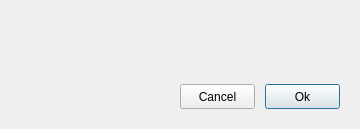
<?xml version="1.0" encoding="UTF-8"?>
<ui version="4.0">
 <class>MessageDialog</class>
 <widget class="QDialog" name="MessageDialog">
  <property name="geometry">
   <rect>
    <x>0</x>
    <y>0</y>
    <width>360</width>
    <height>129</height>
   </rect>
  </property>
  <property name="minimumSize">
   <size>
    <width>360</width>
    <height>0</height>
   </size>
  </property>
  <property name="maximumSize">
   <size>
    <width>360</width>
    <height>16777215</height>
   </size>
  </property>
  <property name="windowTitle">
   <string>MessageDialog</string>
  </property>
  <layout class="QHBoxLayout" name="horizontalLayout">
   <property name="spacing">
    <number>0</number>
   </property>
   <property name="leftMargin">
    <number>5</number>
   </property>
   <property name="topMargin">
    <number>5</number>
   </property>
   <property name="rightMargin">
    <number>5</number>
   </property>
   <property name="bottomMargin">
    <number>5</number>
   </property>
   <item>
    <widget class="QWidget" name="dialogWidgetBg" native="true">
     <layout class="QVBoxLayout" name="verticalLayout">
      <property name="spacing">
       <number>18</number>
      </property>
      <property name="leftMargin">
       <number>0</number>
      </property>
      <property name="topMargin">
       <number>0</number>
      </property>
      <property name="rightMargin">
       <number>0</number>
      </property>
      <property name="bottomMargin">
       <number>0</number>
      </property>
      <item>
       <widget class="BaseTitleWidget" name="widgetTitle" native="true">
        <property name="minimumSize">
         <size>
          <width>0</width>
          <height>28</height>
         </size>
        </property>
        <property name="maximumSize">
         <size>
          <width>16777215</width>
          <height>28</height>
         </size>
        </property>
       </widget>
      </item>
      <item>
       <widget class="QLabel" name="labelMessage">
        <property name="text">
         <string/>
        </property>
        <property name="alignment">
         <set>Qt::AlignCenter</set>
        </property>
       </widget>
      </item>
      <item>
       <layout class="QHBoxLayout" name="horizontalLayout_2">
        <property name="spacing">
         <number>10</number>
        </property>
        <property name="leftMargin">
         <number>15</number>
        </property>
        <property name="rightMargin">
         <number>15</number>
        </property>
        <property name="bottomMargin">
         <number>15</number>
        </property>
        <item>
         <spacer name="horizontalSpacer">
          <property name="orientation">
           <enum>Qt::Horizontal</enum>
          </property>
          <property name="sizeHint" stdset="0">
           <size>
            <width>40</width>
            <height>20</height>
           </size>
          </property>
         </spacer>
        </item>
        <item>
         <widget class="QPushButton" name="buttonCancel">
          <property name="minimumSize">
           <size>
            <width>75</width>
            <height>25</height>
           </size>
          </property>
          <property name="maximumSize">
           <size>
            <width>75</width>
            <height>25</height>
           </size>
          </property>
          <property name="text">
           <string>Cancel</string>
          </property>
         </widget>
        </item>
        <item>
         <widget class="QPushButton" name="buttonOk">
          <property name="minimumSize">
           <size>
            <width>75</width>
            <height>25</height>
           </size>
          </property>
          <property name="maximumSize">
           <size>
            <width>75</width>
            <height>25</height>
           </size>
          </property>
          <property name="text">
           <string>Ok</string>
          </property>
          <property name="default">
           <bool>true</bool>
          </property>
         </widget>
        </item>
       </layout>
      </item>
     </layout>
    </widget>
   </item>
  </layout>
 </widget>
 <customwidgets>
  <customwidget>
   <class>BaseTitleWidget</class>
   <extends>QWidget</extends>
   <header location="global">TitleOther</header>
   <container>1</container>
  </customwidget>
 </customwidgets>
 <resources/>
 <connections>
  <connection>
   <sender>buttonCancel</sender>
   <signal>clicked()</signal>
   <receiver>MessageDialog</receiver>
   <slot>reject()</slot>
   <hints>
    <hint type="sourcelabel">
     <x>223</x>
     <y>92</y>
    </hint>
    <hint type="destinationlabel">
     <x>441</x>
     <y>49</y>
    </hint>
   </hints>
  </connection>
  <connection>
   <sender>buttonOk</sender>
   <signal>clicked()</signal>
   <receiver>MessageDialog</receiver>
   <slot>accept()</slot>
   <hints>
    <hint type="sourcelabel">
     <x>307</x>
     <y>100</y>
    </hint>
    <hint type="destinationlabel">
     <x>555</x>
     <y>67</y>
    </hint>
   </hints>
  </connection>
 </connections>
</ui>
